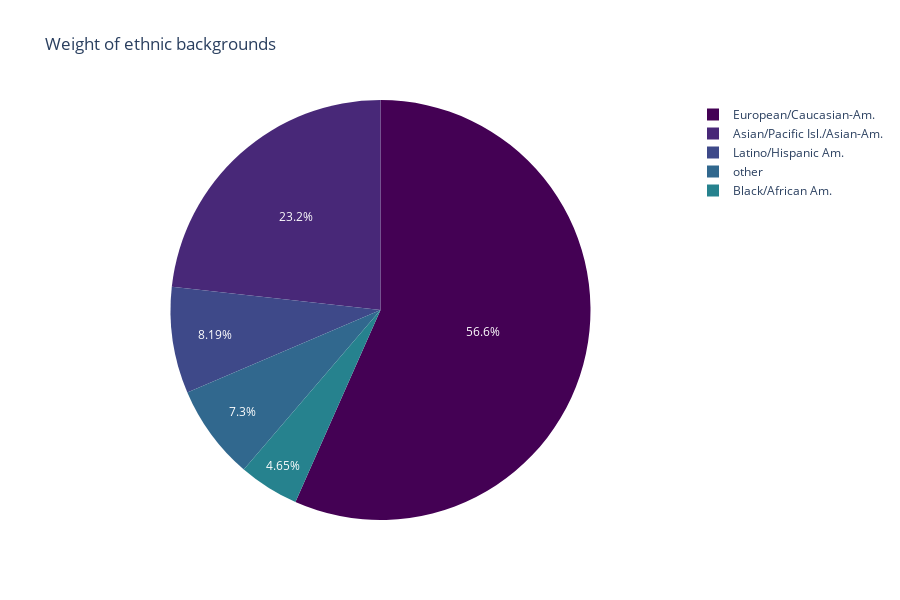

The code cell stored with this chart in its notebook:
### Code cell
ethnic_pie = px.pie(ethnic_graph, 
                   values = ethnic_graph,
                   names = ethnic_graph.index,
                   title = "Weight of ethnic backgrounds",
                   color_discrete_sequence= px.colors.sequential.Viridis,
                   )
ethnic_pie.update_layout(
    autosize=False,
    height=600)

ethnic_pie.show()

### Figure 1 — Plotly figure (JSON) as saved in the notebook; plotly's stock layout.template omitted (floating-point values rounded to 4 significant figures)
{"data": [{"domain": {"x": [0, 1], "y": [0, 1]}, "hovertemplate": "ethnic_label=%{label}<br>value=%{value}<extra></extra>", "labels": ["Asian/Pacific Isl./Asian-Am.", "Black/African Am.", "European/Caucasian-Am.", "Latino/Hispanic Am.", "other"], "legendgroup": "", "name": "", "showlegend": true, "type": "pie", "values": [105, 21, 256, 37, 33]}], "layout": {"autosize": false, "height": 600, "legend": {"tracegroupgap": 0}, "piecolorway": ["#440154", "#482878", "#3e4989", "#31688e", "#26828e", "#1f9e89", "#35b779", "#6ece58", "#b5de2b", "#fde725"], "title": {"text": "Weight of ethnic backgrounds"}}}
